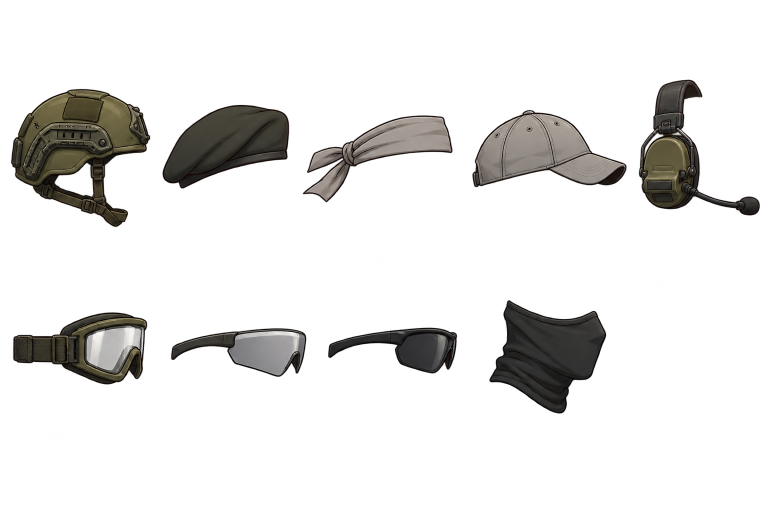
#> input picture tools/character-pipeline/source/accessories-v2.png, 1536 x 1024 px (shown at 1/2 size); its folder holds 2 pictures in this run
$ python frames2anim.py source source/armour-v2.png 5
#> lines starting #> are read from the running program, lines starting #| are printed output that depends on the picture
"""frames2anim.py <frames_dir> <out_base> <fps> - assemble captured frames into a looping GIF and WebP, then delete the frames."""
import os
import shutil
import sys

from PIL import Image

src, out, fps = sys.argv[1], sys.argv[2], int(sys.argv[3])
files = sorted(f for f in os.listdir(src) if f.endswith('.png'))
frames = [Image.open(os.path.join(src, f)).convert('RGB') for f in files]
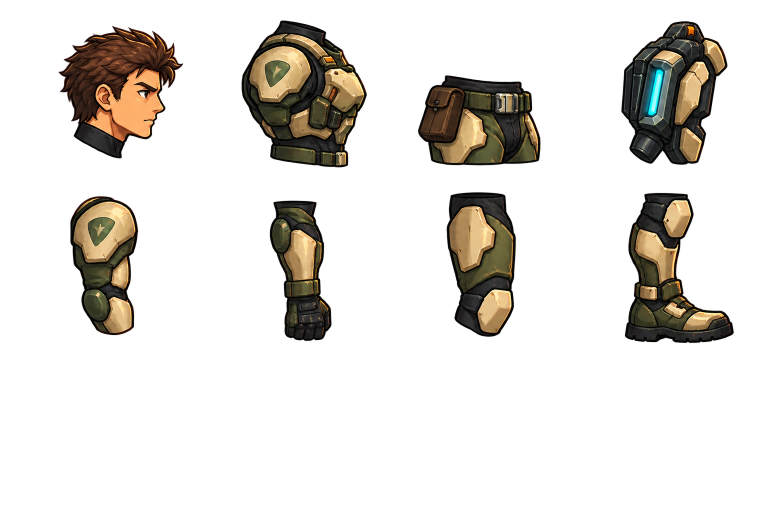
#> input picture tools/character-pipeline/source/armour-v2.png, 1536 x 1024 px (shown at 1/2 size)
dur = round(1000 / fps)
frames[0].save(out + '.webp', save_all=True, append_images=frames[1:], duration=dur, loop=0, quality=86, method=4)
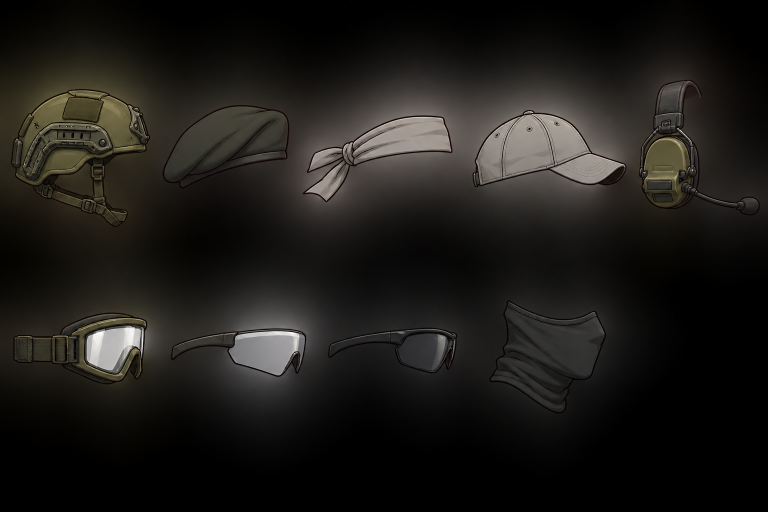
#> saved as armour-v2.png.webp: PIL image 1536x1024 RGB (shown at 1/2 size); mean R, G, B 29.7, 27.7, 24.6
pal = [f.quantize(colors=200, method=Image.Quantize.MEDIANCUT) for f in frames]
#> pal = 2 items
pal[0].save(out + '.gif', save_all=True, append_images=pal[1:], duration=dur, loop=0, optimize=True)
shutil.rmtree(src)
#> (the run stopped early here; a loop or call above may not have finished)
